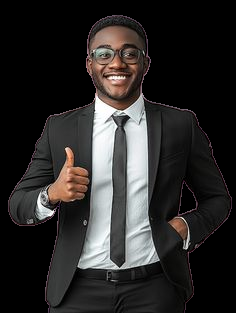
#> input picture no-bg.png, 236 x 313 px
$ python -i face_utils.py   (imports and definitions only)
#> lines starting #> are read from the running program, lines starting #| are printed output that depends on the picture
import cv2
import numpy as np
from PIL import Image
import os

# Locate the Haar Cascade XML provided by opencv-python
CV2_BASE = os.path.dirname(cv2.__file__)
FACE_CASCADE_PATH = os.path.join(CV2_BASE, "data", "haarcascade_frontalface_default.xml")

def get_face_landmarks(pil_img: Image.Image):
    """
    Detects a face using OpenCV and returns a normalized (0-1000)
    center-point crop box for passport/ID-style framing.
    Returns (cx, cy, width, height) or None if no face is found.
    """
    cv_img = cv2.cvtColor(np.array(pil_img), cv2.COLOR_RGB2BGR)
#> cv_img is the input picture: shape (313, 236, 3); mean B, G, R 40.8, 41.7, 43.7
    gray = cv2.cvtColor(cv_img, cv2.COLOR_BGR2GRAY)
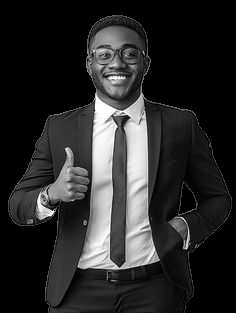
#> gray: shape (313, 236); min 0, max 255, mean 42.2

    face_cascade = cv2.CascadeClassifier(FACE_CASCADE_PATH)
    faces = face_cascade.detectMultiScale(gray, 1.2, 6)
#> faces = [[81, 31, 62, 62]]

    if len(faces) == 0:
        return None

    # Pick the largest face
    (fx, fy, fw, fh) = sorted(
        faces, key=lambda f: f[2] * f[3], reverse=True
    )[0]
#> fx = 81; fy = 31; fw = 62; fh = 62

    img_h, img_w = gray.shape[:2]
#> img_h = 313; img_w = 236

    # --- Passport-Standard Crop Math ---
    # Haar gives: fy = top of forehead, fy+fh = chin
    # Face center = (fx + fw/2, fy + fh/2)
    face_center_x = fx + fw / 2
#> face_center_x = 112
    face_center_y = fy + fh / 2
#> face_center_y = 62

    # Crop box = 1.5x face height (tight head + shoulders)
    crop_size = fh * 1.5
#> crop_size = 93

    # Vertical placement: We want ~12% headroom above the hair.
    # Hair top ≈ fy (top of detection box).
    # Desired crop_top = fy - (0.12 * crop_size)
    # Therefore crop_center_y = crop_top + crop_size/2
    crop_top = fy - (0.12 * crop_size)
#> crop_top = 19.84
    crop_center_y = crop_top + crop_size / 2
#> crop_center_y = 66.34

    # Horizontal: perfectly centered on face
    crop_center_x = face_center_x
#> crop_center_x = 112

    # Normalize to 0-1000
    nx = int((crop_center_x / img_w) * 1000)
#> nx = 474
    ny = int((crop_center_y / img_h) * 1000)
#> ny = 211
    nw = int((crop_size / img_w) * 1000)
#> nw = 394
    nh = int((crop_size / img_h) * 1000)
#> nh = 297

    return (nx, ny, nw, nh)

>>> import cv2
>>> picture = cv2.cvtColor(cv2.imread('../../no-bg.png'), cv2.COLOR_BGR2RGB)
>>> result = get_face_landmarks(picture)
#> result = (474, 211, 394, 297)
